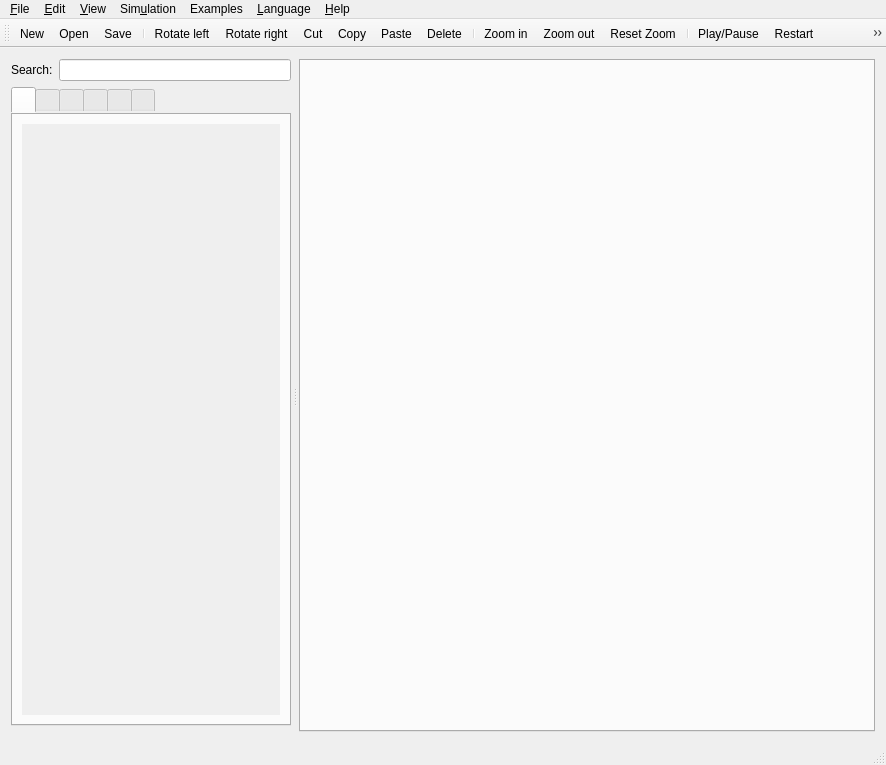
<?xml version="1.0" encoding="UTF-8"?>
<ui version="4.0">
 <class>MainWindow</class>
 <widget class="QMainWindow" name="MainWindow">
  <property name="geometry">
   <rect>
    <x>0</x>
    <y>0</y>
    <width>886</width>
    <height>765</height>
   </rect>
  </property>
  <property name="minimumSize">
   <size>
    <width>0</width>
    <height>150</height>
   </size>
  </property>
  <property name="windowTitle">
   <string notr="true"/>
  </property>
  <property name="windowIcon">
   <iconset resource="resources/toolbar/toolbar.qrc">
    <normaloff>:/toolbar/wpanda.svg</normaloff>:/toolbar/wpanda.svg</iconset>
  </property>
  <property name="toolButtonStyle">
   <enum>Qt::ToolButtonTextBesideIcon</enum>
  </property>
  <property name="unifiedTitleAndToolBarOnMac">
   <bool>true</bool>
  </property>
  <widget class="QWidget" name="centralWidget">
   <layout class="QGridLayout" name="gridLayout_8">
    <item row="0" column="0">
     <widget class="QSplitter" name="splitter">
      <property name="sizePolicy">
       <sizepolicy hsizetype="Preferred" vsizetype="Expanding">
        <horstretch>0</horstretch>
        <verstretch>0</verstretch>
       </sizepolicy>
      </property>
      <property name="frameShape">
       <enum>QFrame::NoFrame</enum>
      </property>
      <property name="lineWidth">
       <number>1</number>
      </property>
      <property name="midLineWidth">
       <number>2</number>
      </property>
      <property name="orientation">
       <enum>Qt::Horizontal</enum>
      </property>
      <property name="opaqueResize">
       <bool>false</bool>
      </property>
      <property name="handleWidth">
       <number>8</number>
      </property>
      <property name="childrenCollapsible">
       <bool>false</bool>
      </property>
      <widget class="QWidget" name="leftPannel" native="true">
       <property name="minimumSize">
        <size>
         <width>280</width>
         <height>0</height>
        </size>
       </property>
       <property name="maximumSize">
        <size>
         <width>600</width>
         <height>16777215</height>
        </size>
       </property>
       <layout class="QVBoxLayout" name="verticalLayout_5">
        <property name="spacing">
         <number>0</number>
        </property>
        <property name="leftMargin">
         <number>0</number>
        </property>
        <property name="topMargin">
         <number>0</number>
        </property>
        <property name="rightMargin">
         <number>0</number>
        </property>
        <property name="bottomMargin">
         <number>0</number>
        </property>
        <item>
         <layout class="QGridLayout" name="gridLayout">
          <item row="1" column="0" colspan="3">
           <widget class="QTabWidget" name="tabElements">
            <property name="sizePolicy">
             <sizepolicy hsizetype="Preferred" vsizetype="Expanding">
              <horstretch>0</horstretch>
              <verstretch>0</verstretch>
             </sizepolicy>
            </property>
            <property name="minimumSize">
             <size>
              <width>220</width>
              <height>0</height>
             </size>
            </property>
            <property name="styleSheet">
             <string notr="true">QTabBar::tab:disabled {
	 width: 0;
	 height: 0;
	 margin: 0;
	 padding: 0;
	 border: none; 
}

QTabWidget::pane {
	margin: 0px 0px 0px 0px; 
}
</string>
            </property>
            <property name="currentIndex">
             <number>0</number>
            </property>
            <widget class="QWidget" name="io">
             <attribute name="icon">
              <iconset resource="resources/input/input.qrc">
               <normaloff>:/input/buttonOff.svg</normaloff>:/input/buttonOff.svg</iconset>
             </attribute>
             <attribute name="title">
              <string/>
             </attribute>
             <attribute name="toolTip">
              <string>Inputs/Outputs</string>
             </attribute>
             <layout class="QGridLayout" name="gridLayout_2">
              <item row="0" column="0">
               <widget class="QScrollArea" name="scrollAreaInOut">
                <property name="frameShape">
                 <enum>QFrame::NoFrame</enum>
                </property>
                <property name="widgetResizable">
                 <bool>true</bool>
                </property>
                <widget class="QWidget" name="scrollAreaWidgetContents_InOut">
                 <property name="geometry">
                  <rect>
                   <x>0</x>
                   <y>0</y>
                   <width>260</width>
                   <height>581</height>
                  </rect>
                 </property>
                 <layout class="QVBoxLayout" name="verticalLayout">
                  <item>
                   <spacer name="verticalSpacer_InOut">
                    <property name="orientation">
                     <enum>Qt::Vertical</enum>
                    </property>
                    <property name="sizeHint" stdset="0">
                     <size>
                      <width>20</width>
                      <height>40</height>
                     </size>
                    </property>
                   </spacer>
                  </item>
                 </layout>
                </widget>
               </widget>
              </item>
             </layout>
            </widget>
            <widget class="QWidget" name="gates">
             <attribute name="icon">
              <iconset resource="resources/basic/basic.qrc">
               <normaloff>:/basic/xor.svg</normaloff>:/basic/xor.svg</iconset>
             </attribute>
             <attribute name="title">
              <string/>
             </attribute>
             <attribute name="toolTip">
              <string>Gates</string>
             </attribute>
             <layout class="QGridLayout" name="gridLayout_6">
              <item row="0" column="1">
               <widget class="QScrollArea" name="scrollAreaGates">
                <property name="frameShape">
                 <enum>QFrame::NoFrame</enum>
                </property>
                <property name="widgetResizable">
                 <bool>true</bool>
                </property>
                <widget class="QWidget" name="scrollAreaWidgetContents_Gates">
                 <property name="geometry">
                  <rect>
                   <x>0</x>
                   <y>0</y>
                   <width>260</width>
                   <height>581</height>
                  </rect>
                 </property>
                 <layout class="QVBoxLayout" name="verticalLayout_2">
                  <item>
                   <spacer name="verticalSpacer_Gates">
                    <property name="orientation">
                     <enum>Qt::Vertical</enum>
                    </property>
                    <property name="sizeHint" stdset="0">
                     <size>
                      <width>20</width>
                      <height>40</height>
                     </size>
                    </property>
                   </spacer>
                  </item>
                 </layout>
                </widget>
               </widget>
              </item>
             </layout>
            </widget>
            <widget class="QWidget" name="memory">
             <attribute name="icon">
              <iconset resource="resources/memory/light/memory_light.qrc">
               <normaloff>:/memory/light/D-flipflop.svg</normaloff>:/memory/light/D-flipflop.svg</iconset>
             </attribute>
             <attribute name="title">
              <string/>
             </attribute>
             <attribute name="toolTip">
              <string>Memory</string>
             </attribute>
             <layout class="QGridLayout" name="gridLayout_5">
              <item row="0" column="1">
               <widget class="QScrollArea" name="scrollAreaMemory">
                <property name="frameShape">
                 <enum>QFrame::NoFrame</enum>
                </property>
                <property name="widgetResizable">
                 <bool>true</bool>
                </property>
                <widget class="QWidget" name="scrollAreaWidgetContents_Memory">
                 <property name="geometry">
                  <rect>
                   <x>0</x>
                   <y>0</y>
                   <width>260</width>
                   <height>581</height>
                  </rect>
                 </property>
                 <layout class="QVBoxLayout" name="verticalLayout_3">
                  <item>
                   <spacer name="verticalSpacer_Memory">
                    <property name="orientation">
                     <enum>Qt::Vertical</enum>
                    </property>
                    <property name="sizeHint" stdset="0">
                     <size>
                      <width>20</width>
                      <height>40</height>
                     </size>
                    </property>
                   </spacer>
                  </item>
                 </layout>
                </widget>
               </widget>
              </item>
             </layout>
            </widget>
            <widget class="QWidget" name="ic">
             <attribute name="icon">
              <iconset resource="resources/basic/basic.qrc">
               <normaloff>:/basic/ic-panda.svg</normaloff>:/basic/ic-panda.svg</iconset>
             </attribute>
             <attribute name="title">
              <string/>
             </attribute>
             <attribute name="toolTip">
              <string>Integrated Circuits</string>
             </attribute>
             <layout class="QGridLayout" name="gridLayout_4">
              <item row="1" column="0">
               <widget class="QScrollArea" name="scrollArea_Box">
                <property name="frameShape">
                 <enum>QFrame::NoFrame</enum>
                </property>
                <property name="widgetResizable">
                 <bool>true</bool>
                </property>
                <widget class="QWidget" name="scrollAreaWidgetContents_IC">
                 <property name="geometry">
                  <rect>
                   <x>0</x>
                   <y>0</y>
                   <width>260</width>
                   <height>549</height>
                  </rect>
                 </property>
                 <layout class="QVBoxLayout" name="verticalLayout_4">
                  <item>
                   <spacer name="verticalSpacer_IC">
                    <property name="orientation">
                     <enum>Qt::Vertical</enum>
                    </property>
                    <property name="sizeHint" stdset="0">
                     <size>
                      <width>20</width>
                      <height>40</height>
                     </size>
                    </property>
                   </spacer>
                  </item>
                 </layout>
                </widget>
               </widget>
              </item>
              <item row="0" column="0">
               <layout class="QHBoxLayout" name="horizontalLayout">
                <item>
                 <widget class="QPushButton" name="pushButtonAddIC">
                  <property name="text">
                   <string>Add IC files</string>
                  </property>
                 </widget>
                </item>
                <item>
                 <widget class="TrashButton" name="pushButtonRemoveIC">
                  <property name="sizePolicy">
                   <sizepolicy hsizetype="Maximum" vsizetype="Fixed">
                    <horstretch>0</horstretch>
                    <verstretch>0</verstretch>
                   </sizepolicy>
                  </property>
                  <property name="text">
                   <string>Remove IC</string>
                  </property>
                  <property name="icon">
                   <iconset resource="resources/toolbar/toolbar.qrc">
                    <normaloff>:/toolbar/trashcan.svg</normaloff>:/toolbar/trashcan.svg</iconset>
                  </property>
                 </widget>
                </item>
               </layout>
              </item>
             </layout>
            </widget>
            <widget class="QWidget" name="misc">
             <attribute name="icon">
              <iconset resource="resources/misc/misc.qrc">
               <normaloff>:/misc/text.png</normaloff>:/misc/text.png</iconset>
             </attribute>
             <attribute name="title">
              <string/>
             </attribute>
             <attribute name="toolTip">
              <string>Miscellaneous</string>
             </attribute>
             <layout class="QGridLayout" name="gridLayout_3">
              <item row="0" column="0">
               <widget class="QScrollArea" name="scrollArea_Misc">
                <property name="frameShape">
                 <enum>QFrame::NoFrame</enum>
                </property>
                <property name="widgetResizable">
                 <bool>true</bool>
                </property>
                <widget class="QWidget" name="scrollAreaWidgetContents_Misc">
                 <property name="geometry">
                  <rect>
                   <x>0</x>
                   <y>0</y>
                   <width>260</width>
                   <height>581</height>
                  </rect>
                 </property>
                 <property name="sizePolicy">
                  <sizepolicy hsizetype="Expanding" vsizetype="Preferred">
                   <horstretch>0</horstretch>
                   <verstretch>0</verstretch>
                  </sizepolicy>
                 </property>
                 <layout class="QVBoxLayout" name="verticalLayout_6">
                  <item>
                   <spacer name="verticalSpacer_Misc">
                    <property name="orientation">
                     <enum>Qt::Vertical</enum>
                    </property>
                    <property name="sizeHint" stdset="0">
                     <size>
                      <width>210</width>
                      <height>227</height>
                     </size>
                    </property>
                   </spacer>
                  </item>
                 </layout>
                </widget>
               </widget>
              </item>
             </layout>
            </widget>
            <widget class="QWidget" name="search">
             <attribute name="title">
              <string/>
             </attribute>
             <layout class="QGridLayout" name="gridLayout_9">
              <item row="0" column="0">
               <widget class="QScrollArea" name="scrollArea_Search">
                <property name="widgetResizable">
                 <bool>true</bool>
                </property>
                <widget class="QWidget" name="scrollAreaWidgetContents_Search">
                 <property name="geometry">
                  <rect>
                   <x>0</x>
                   <y>0</y>
                   <width>258</width>
                   <height>579</height>
                  </rect>
                 </property>
                 <layout class="QVBoxLayout" name="verticalLayout_7">
                  <item>
                   <spacer name="verticalSpacer_Search">
                    <property name="orientation">
                     <enum>Qt::Vertical</enum>
                    </property>
                    <property name="sizeHint" stdset="0">
                     <size>
                      <width>20</width>
                      <height>234</height>
                     </size>
                    </property>
                   </spacer>
                  </item>
                 </layout>
                </widget>
               </widget>
              </item>
             </layout>
            </widget>
           </widget>
          </item>
          <item row="2" column="0" colspan="3">
           <widget class="ElementEditor" name="elementEditor" native="true">
            <property name="sizePolicy">
             <sizepolicy hsizetype="Preferred" vsizetype="Fixed">
              <horstretch>0</horstretch>
              <verstretch>0</verstretch>
             </sizepolicy>
            </property>
            <property name="minimumSize">
             <size>
              <width>0</width>
              <height>0</height>
             </size>
            </property>
            <property name="maximumSize">
             <size>
              <width>16777215</width>
              <height>16777215</height>
             </size>
            </property>
           </widget>
          </item>
          <item row="0" column="0">
           <widget class="QLabel" name="label">
            <property name="sizePolicy">
             <sizepolicy hsizetype="Fixed" vsizetype="Preferred">
              <horstretch>0</horstretch>
              <verstretch>0</verstretch>
             </sizepolicy>
            </property>
            <property name="text">
             <string>Search:</string>
            </property>
           </widget>
          </item>
          <item row="0" column="1" colspan="2">
           <widget class="QLineEdit" name="lineEditSearch">
            <property name="sizePolicy">
             <sizepolicy hsizetype="Expanding" vsizetype="Fixed">
              <horstretch>0</horstretch>
              <verstretch>0</verstretch>
             </sizepolicy>
            </property>
            <property name="clearButtonEnabled">
             <bool>true</bool>
            </property>
           </widget>
          </item>
         </layout>
        </item>
       </layout>
      </widget>
      <widget class="QTabWidget" name="tab">
       <property name="sizePolicy">
        <sizepolicy hsizetype="Expanding" vsizetype="Expanding">
         <horstretch>255</horstretch>
         <verstretch>0</verstretch>
        </sizepolicy>
       </property>
       <property name="minimumSize">
        <size>
         <width>570</width>
         <height>0</height>
        </size>
       </property>
       <property name="maximumSize">
        <size>
         <width>16777215</width>
         <height>16777215</height>
        </size>
       </property>
       <property name="currentIndex">
        <number>-1</number>
       </property>
       <property name="tabsClosable">
        <bool>true</bool>
       </property>
      </widget>
     </widget>
    </item>
   </layout>
  </widget>
  <widget class="QToolBar" name="mainToolBar">
   <property name="contextMenuPolicy">
    <enum>Qt::PreventContextMenu</enum>
   </property>
   <property name="toolButtonStyle">
    <enum>Qt::ToolButtonFollowStyle</enum>
   </property>
   <attribute name="toolBarArea">
    <enum>TopToolBarArea</enum>
   </attribute>
   <attribute name="toolBarBreak">
    <bool>false</bool>
   </attribute>
   <addaction name="actionNew"/>
   <addaction name="actionOpen"/>
   <addaction name="actionSave"/>
   <addaction name="separator"/>
   <addaction name="actionRotateLeft"/>
   <addaction name="actionRotateRight"/>
   <addaction name="actionCut"/>
   <addaction name="actionCopy"/>
   <addaction name="actionPaste"/>
   <addaction name="actionDelete"/>
   <addaction name="separator"/>
   <addaction name="actionZoomIn"/>
   <addaction name="actionZoomOut"/>
   <addaction name="actionResetZoom"/>
   <addaction name="separator"/>
   <addaction name="actionPlay"/>
   <addaction name="actionRestart"/>
   <addaction name="actionWaveform"/>
   <addaction name="actionGamefication"/>
  </widget>
  <widget class="QStatusBar" name="statusBar"/>
  <widget class="QMenuBar" name="menuBar">
   <property name="geometry">
    <rect>
     <x>0</x>
     <y>0</y>
     <width>886</width>
     <height>21</height>
    </rect>
   </property>
   <widget class="QMenu" name="menuFile">
    <property name="title">
     <string>&amp;File</string>
    </property>
    <property name="toolTipsVisible">
     <bool>false</bool>
    </property>
    <widget class="QMenu" name="menuRecentFiles">
     <property name="enabled">
      <bool>false</bool>
     </property>
     <property name="title">
      <string>&amp;Recent files:</string>
     </property>
     <property name="icon">
      <iconset resource="resources/toolbar/toolbar.qrc">
       <normaloff>:/toolbar/recentFiles.svg</normaloff>:/toolbar/recentFiles.svg</iconset>
     </property>
     <addaction name="separator"/>
    </widget>
    <addaction name="actionNew"/>
    <addaction name="actionOpen"/>
    <addaction name="separator"/>
    <addaction name="menuRecentFiles"/>
    <addaction name="actionReloadFile"/>
    <addaction name="separator"/>
    <addaction name="actionSave"/>
    <addaction name="actionSaveAs"/>
    <addaction name="actionExportToArduino"/>
    <addaction name="actionExportToPdf"/>
    <addaction name="actionExportToImage"/>
    <addaction name="separator"/>
    <addaction name="actionExit"/>
    <addaction name="separator"/>
   </widget>
   <widget class="QMenu" name="menuEdit">
    <property name="title">
     <string>&amp;Edit</string>
    </property>
    <addaction name="separator"/>
    <addaction name="actionCut"/>
    <addaction name="actionCopy"/>
    <addaction name="actionPaste"/>
    <addaction name="actionDelete"/>
    <addaction name="separator"/>
    <addaction name="actionRename"/>
    <addaction name="actionChangeTrigger"/>
    <addaction name="separator"/>
    <addaction name="actionRotateLeft"/>
    <addaction name="actionRotateRight"/>
    <addaction name="actionFlipHorizontally"/>
    <addaction name="actionFlipVertically"/>
    <addaction name="separator"/>
    <addaction name="actionSelectAll"/>
    <addaction name="actionClearSelection"/>
   </widget>
   <widget class="QMenu" name="menuHelp">
    <property name="title">
     <string>&amp;Help</string>
    </property>
    <addaction name="actionAbout"/>
    <addaction name="actionAboutQt"/>
    <addaction name="actionAboutThisVersion"/>
   </widget>
   <widget class="QMenu" name="menuView">
    <property name="title">
     <string>&amp;View</string>
    </property>
    <widget class="QMenu" name="menuTheme">
     <property name="title">
      <string>&amp;Theme</string>
     </property>
     <addaction name="actionLightTheme"/>
     <addaction name="actionDarkTheme"/>
    </widget>
    <addaction name="actionZoomIn"/>
    <addaction name="actionZoomOut"/>
    <addaction name="actionResetZoom"/>
    <addaction name="separator"/>
    <addaction name="actionWires"/>
    <addaction name="actionGates"/>
    <addaction name="separator"/>
    <addaction name="actionFastMode"/>
    <addaction name="separator"/>
    <addaction name="menuTheme"/>
    <addaction name="actionFullscreen"/>
    <addaction name="actionLabelsUnderIcons"/>
   </widget>
   <widget class="QMenu" name="menuLanguage">
    <property name="title">
     <string>&amp;Language</string>
    </property>
    <addaction name="actionEnglish"/>
    <addaction name="actionPortuguese"/>
   </widget>
   <widget class="QMenu" name="menuSimulation">
    <property name="title">
     <string>Sim&amp;ulation</string>
    </property>
    <addaction name="actionPlay"/>
    <addaction name="actionRestart"/>
    <addaction name="actionWaveform"/>
    <addaction name="actionGamefication"/>
    <addaction name="actionMute"/>
   </widget>
   <widget class="QMenu" name="menuExamples">
    <property name="title">
     <string>Examples</string>
    </property>
   </widget>
   <addaction name="menuFile"/>
   <addaction name="menuEdit"/>
   <addaction name="menuView"/>
   <addaction name="menuSimulation"/>
   <addaction name="menuExamples"/>
   <addaction name="menuLanguage"/>
   <addaction name="menuHelp"/>
  </widget>
  <action name="actionOpen">
   <property name="icon">
    <iconset resource="resources/toolbar/toolbar.qrc">
     <normaloff>:/toolbar/folder.svg</normaloff>:/toolbar/folder.svg</iconset>
   </property>
   <property name="text">
    <string>&amp;Open...</string>
   </property>
   <property name="toolTip">
    <string>Open</string>
   </property>
   <property name="shortcut">
    <string>Ctrl+O</string>
   </property>
  </action>
  <action name="actionSave">
   <property name="icon">
    <iconset resource="resources/toolbar/toolbar.qrc">
     <normaloff>:/toolbar/save.svg</normaloff>:/toolbar/save.svg</iconset>
   </property>
   <property name="text">
    <string>&amp;Save</string>
   </property>
   <property name="shortcut">
    <string>Ctrl+S</string>
   </property>
  </action>
  <action name="actionSaveAs">
   <property name="icon">
    <iconset resource="resources/toolbar/toolbar.qrc">
     <normaloff>:/toolbar/save.svg</normaloff>:/toolbar/save.svg</iconset>
   </property>
   <property name="text">
    <string>Save &amp;As...</string>
   </property>
   <property name="shortcut">
    <string>Ctrl+Shift+S</string>
   </property>
  </action>
  <action name="actionCut">
   <property name="icon">
    <iconset resource="resources/toolbar/toolbar.qrc">
     <normaloff>:/toolbar/cut.svg</normaloff>:/toolbar/cut.svg</iconset>
   </property>
   <property name="text">
    <string>Cu&amp;t</string>
   </property>
   <property name="shortcut">
    <string>Ctrl+X</string>
   </property>
  </action>
  <action name="actionCopy">
   <property name="icon">
    <iconset resource="resources/toolbar/toolbar.qrc">
     <normaloff>:/toolbar/copy.svg</normaloff>:/toolbar/copy.svg</iconset>
   </property>
   <property name="text">
    <string>&amp;Copy</string>
   </property>
   <property name="shortcut">
    <string>Ctrl+C</string>
   </property>
  </action>
  <action name="actionPaste">
   <property name="icon">
    <iconset resource="resources/toolbar/toolbar.qrc">
     <normaloff>:/toolbar/paste.svg</normaloff>:/toolbar/paste.svg</iconset>
   </property>
   <property name="text">
    <string>&amp;Paste</string>
   </property>
   <property name="shortcut">
    <string>Ctrl+V</string>
   </property>
  </action>
  <action name="actionDelete">
   <property name="icon">
    <iconset>
     <normalon>:/toolbar/delete.svg</normalon>
    </iconset>
   </property>
   <property name="text">
    <string>&amp;Delete</string>
   </property>
   <property name="shortcut">
    <string>Del</string>
   </property>
  </action>
  <action name="actionNew">
   <property name="icon">
    <iconset resource="resources/toolbar/toolbar.qrc">
     <normaloff>:/toolbar/new.svg</normaloff>:/toolbar/new.svg</iconset>
   </property>
   <property name="text">
    <string>&amp;New</string>
   </property>
   <property name="shortcut">
    <string>Ctrl+N</string>
   </property>
  </action>
  <action name="actionZoomIn">
   <property name="icon">
    <iconset resource="resources/toolbar/toolbar.qrc">
     <normaloff>:/toolbar/zoomIn.svg</normaloff>:/toolbar/zoomIn.svg</iconset>
   </property>
   <property name="text">
    <string>Zoom &amp;in</string>
   </property>
   <property name="shortcut">
    <string>Ctrl+=</string>
   </property>
  </action>
  <action name="actionZoomOut">
   <property name="icon">
    <iconset resource="resources/toolbar/toolbar.qrc">
     <normaloff>:/toolbar/zoomOut.svg</normaloff>:/toolbar/zoomOut.svg</iconset>
   </property>
   <property name="text">
    <string>Zoom &amp;out</string>
   </property>
   <property name="shortcut">
    <string>Ctrl+-</string>
   </property>
  </action>
  <action name="actionWires">
   <property name="checkable">
    <bool>true</bool>
   </property>
   <property name="checked">
    <bool>true</bool>
   </property>
   <property name="icon">
    <iconset resource="resources/toolbar/toolbar.qrc">
     <normaloff>:/toolbar/wires.svg</normaloff>:/toolbar/wires.svg</iconset>
   </property>
   <property name="text">
    <string>&amp;Wires</string>
   </property>
   <property name="shortcut">
    <string>Ctrl+1</string>
   </property>
  </action>
  <action name="actionGates">
   <property name="checkable">
    <bool>true</bool>
   </property>
   <property name="checked">
    <bool>true</bool>
   </property>
   <property name="icon">
    <iconset resource="resources/basic/basic.qrc">
     <normaloff>:/basic/nor.svg</normaloff>:/basic/nor.svg</iconset>
   </property>
   <property name="text">
    <string>&amp;Gates</string>
   </property>
   <property name="shortcut">
    <string>Ctrl+2</string>
   </property>
  </action>
  <action name="actionAbout">
   <property name="icon">
    <iconset resource="resources/toolbar/toolbar.qrc">
     <normaloff>:/toolbar/help.svg</normaloff>:/toolbar/help.svg</iconset>
   </property>
   <property name="text">
    <string>&amp;About</string>
   </property>
   <property name="shortcut">
    <string>F1</string>
   </property>
  </action>
  <action name="actionExit">
   <property name="icon">
    <iconset resource="resources/toolbar/toolbar.qrc">
     <normaloff>:/toolbar/exit.svg</normaloff>:/toolbar/exit.svg</iconset>
   </property>
   <property name="text">
    <string>&amp;Exit</string>
   </property>
   <property name="shortcut">
    <string>Ctrl+Q</string>
   </property>
  </action>
  <action name="actionRotateRight">
   <property name="icon">
    <iconset resource="resources/toolbar/toolbar.qrc">
     <normaloff>:/toolbar/rotateR.svg</normaloff>:/toolbar/rotateR.svg</iconset>
   </property>
   <property name="text">
    <string>R&amp;otate right</string>
   </property>
   <property name="shortcut">
    <string>Ctrl+R</string>
   </property>
  </action>
  <action name="actionRotateLeft">
   <property name="icon">
    <iconset resource="resources/toolbar/toolbar.qrc">
     <normaloff>:/toolbar/rotateL.svg</normaloff>:/toolbar/rotateL.svg</iconset>
   </property>
   <property name="text">
    <string>Rotate &amp;left</string>
   </property>
   <property name="shortcut">
    <string>Ctrl+Shift+R</string>
   </property>
  </action>
  <action name="actionAboutQt">
   <property name="icon">
    <iconset resource="resources/toolbar/toolbar.qrc">
     <normaloff>:/toolbar/helpQt.svg</normaloff>:/toolbar/helpQt.svg</iconset>
   </property>
   <property name="text">
    <string>About &amp;Qt</string>
   </property>
  </action>
  <action name="actionSelectAll">
   <property name="icon">
    <iconset resource="resources/toolbar/toolbar.qrc">
     <normaloff>:/toolbar/selectAll.svg</normaloff>:/toolbar/selectAll.svg</iconset>
   </property>
   <property name="text">
    <string>&amp;Select all</string>
   </property>
   <property name="shortcut">
    <string>Ctrl+A</string>
   </property>
  </action>
  <action name="actionReloadFile">
   <property name="icon">
    <iconset resource="resources/toolbar/toolbar.qrc">
     <normaloff>:/toolbar/reloadFile.svg</normaloff>:/toolbar/reloadFile.svg</iconset>
   </property>
   <property name="text">
    <string>Re&amp;load File</string>
   </property>
   <property name="shortcut">
    <string>Ctrl+F5</string>
   </property>
  </action>
  <action name="actionExportToArduino">
   <property name="icon">
    <iconset resource="resources/toolbar/toolbar.qrc">
     <normaloff>:/toolbar/arduino.svg</normaloff>:/toolbar/arduino.svg</iconset>
   </property>
   <property name="text">
    <string>E&amp;xport to Arduino</string>
   </property>
   <property name="shortcut">
    <string>Ctrl+Alt+I</string>
   </property>
  </action>
  <action name="actionResetZoom">
   <property name="icon">
    <iconset resource="resources/toolbar/toolbar.qrc">
     <normaloff>:/toolbar/zoomReset.svg</normaloff>:/toolbar/zoomReset.svg</iconset>
   </property>
   <property name="text">
    <string>&amp;Reset Zoom</string>
   </property>
   <property name="shortcut">
    <string>Ctrl+0</string>
   </property>
  </action>
  <action name="actionExportToPdf">
   <property name="icon">
    <iconset resource="resources/toolbar/toolbar.qrc">
     <normaloff>:/toolbar/pdf.svg</normaloff>:/toolbar/pdf.svg</iconset>
   </property>
   <property name="text">
    <string>Export to &amp;PDF</string>
   </property>
   <property name="shortcut">
    <string>Ctrl+Shift+P</string>
   </property>
  </action>
  <action name="actionEnglish">
   <property name="icon">
    <iconset resource="resources/toolbar/toolbar.qrc">
     <normaloff>:/toolbar/usa.svg</normaloff>:/toolbar/usa.svg</iconset>
   </property>
   <property name="text">
    <string>&amp;English</string>
   </property>
  </action>
  <action name="actionPortuguese">
   <property name="icon">
    <iconset resource="resources/toolbar/toolbar.qrc">
     <normaloff>:/toolbar/brasil.svg</normaloff>:/toolbar/brasil.svg</iconset>
   </property>
   <property name="text">
    <string>&amp;Portuguese</string>
   </property>
  </action>
  <action name="actionPlay">
   <property name="checkable">
    <bool>true</bool>
   </property>
   <property name="icon">
    <iconset resource="resources/toolbar/toolbar.qrc">
     <normaloff>:/toolbar/play.svg</normaloff>
     <normalon>:/toolbar/pause.svg</normalon>:/toolbar/play.svg</iconset>
   </property>
   <property name="text">
    <string>&amp;Play/Pause</string>
   </property>
   <property name="toolTip">
    <string>Play or Pause simulation.</string>
   </property>
   <property name="shortcut">
    <string>F5</string>
   </property>
  </action>
  <action name="actionRename">
   <property name="icon">
    <iconset resource="resources/toolbar/toolbar.qrc">
     <normaloff>:/toolbar/rename.svg</normaloff>:/toolbar/rename.svg</iconset>
   </property>
   <property name="text">
    <string>&amp;Rename</string>
   </property>
   <property name="shortcut">
    <string>F2</string>
   </property>
  </action>
  <action name="actionChangeTrigger">
   <property name="icon">
    <iconset resource="resources/input/input.qrc">
     <normaloff>:/input/buttonOff.svg</normaloff>:/input/buttonOff.svg</iconset>
   </property>
   <property name="text">
    <string>Cha&amp;nge Trigger</string>
   </property>
   <property name="shortcut">
    <string>F3</string>
   </property>
  </action>
  <action name="actionClearSelection">
   <property name="icon">
    <iconset resource="resources/toolbar/toolbar.qrc">
     <normaloff>:/toolbar/clearSelection.svg</normaloff>:/toolbar/clearSelection.svg</iconset>
   </property>
   <property name="text">
    <string>Cl&amp;ear selection</string>
   </property>
   <property name="shortcut">
    <string>Esc</string>
   </property>
  </action>
  <action name="actionFastMode">
   <property name="checkable">
    <bool>true</bool>
   </property>
   <property name="icon">
    <iconset resource="resources/toolbar/toolbar.qrc">
     <normaloff>:/toolbar/fast.svg</normaloff>:/toolbar/fast.svg</iconset>
   </property>
   <property name="text">
    <string>&amp;Fast Mode</string>
   </property>
  </action>
  <action name="actionLightTheme">
   <property name="checkable">
    <bool>true</bool>
   </property>
   <property name="checked">
    <bool>true</bool>
   </property>
   <property name="text">
    <string>&amp;Panda Light</string>
   </property>
  </action>
  <action name="actionDarkTheme">
   <property name="checkable">
    <bool>true</bool>
   </property>
   <property name="text">
    <string>Panda &amp;Dark</string>
   </property>
  </action>
  <action name="actionWaveform">
   <property name="icon">
    <iconset resource="resources/toolbar/toolbar.qrc">
     <normaloff>:/toolbar/dolphin_icon.svg</normaloff>:/toolbar/dolphin_icon.svg</iconset>
   </property>
   <property name="text">
    <string>&amp;Waveform</string>
   </property>
   <property name="shortcut">
    <string>Ctrl+W</string>
   </property>
  </action>
  <action name="actionGamefication">
   <property name="icon">
    <iconset resource="resources/toolbar/toolbar.qrc">
     <normaloff>:/toolbar/gamefication_icon.svg</normaloff>:/toolbar/gamefication_icon.svg</iconset>
   </property>
   <property name="text">
    <string>&amp;Gamefication</string>
   </property>
   <property name="shortcut">
    <string>Ctrl+G</string>
   </property>
  </action>
  <action name="actionExportToImage">
   <property name="icon">
    <iconset resource="resources/toolbar/toolbar.qrc">
     <normaloff>:/toolbar/png.svg</normaloff>:/toolbar/png.svg</iconset>
   </property>
   <property name="text">
    <string>Export to &amp;Image</string>
   </property>
   <property name="shortcut">
    <string>Ctrl+E</string>
   </property>
  </action>
  <action name="actionFlipHorizontally">
   <property name="text">
    <string>&amp;Flip horizontally</string>
   </property>
   <property name="shortcut">
    <string>Ctrl+H</string>
   </property>
  </action>
  <action name="actionFlipVertically">
   <property name="text">
    <string>Flip &amp;vertically</string>
   </property>
  </action>
  <action name="actionFullscreen">
   <property name="text">
    <string>F&amp;ullscreen</string>
   </property>
   <property name="shortcut">
    <string>F11</string>
   </property>
  </action>
  <action name="actionMute">
   <property name="checkable">
    <bool>true</bool>
   </property>
   <property name="icon">
    <iconset resource="resources/output/output.qrc">
     <normaloff>:/output/buzzer/BuzzerOff.svg</normaloff>
     <normalon>:/toolbar/mute.svg</normalon>:/output/buzzer/BuzzerOff.svg</iconset>
   </property>
   <property name="text">
    <string>Mute</string>
   </property>
   <property name="statusTip">
    <string>Mutes and unmutes circuit buzzers</string>
   </property>
   <property name="shortcut">
    <string>Ctrl+M</string>
   </property>
  </action>
  <action name="actionLabelsUnderIcons">
   <property name="checkable">
    <bool>true</bool>
   </property>
   <property name="text">
    <string>Labels under icons</string>
   </property>
  </action>
  <action name="actionAboutThisVersion">
   <property name="text">
    <string>About this version</string>
   </property>
  </action>
  <action name="actionRestart">
   <property name="icon">
    <iconset resource="resources/toolbar/toolbar.qrc">
     <normaloff>:/toolbar/reset.svg</normaloff>:/toolbar/reset.svg</iconset>
   </property>
   <property name="text">
    <string>&amp;Restart</string>
   </property>
   <property name="toolTip">
    <string>Restart simulation.</string>
   </property>
  </action>
 </widget>
 <layoutdefault spacing="6" margin="11"/>
 <customwidgets>
  <customwidget>
   <class>ElementEditor</class>
   <extends>QWidget</extends>
   <header>elementeditor.h</header>
   <container>1</container>
  </customwidget>
  <customwidget>
   <class>TrashButton</class>
   <extends>QPushButton</extends>
   <header>trashbutton.h</header>
  </customwidget>
 </customwidgets>
 <tabstops>
  <tabstop>lineEditSearch</tabstop>
  <tabstop>tabElements</tabstop>
  <tabstop>scrollAreaInOut</tabstop>
  <tabstop>scrollAreaMemory</tabstop>
  <tabstop>scrollArea_Box</tabstop>
  <tabstop>scrollAreaGates</tabstop>
 </tabstops>
 <resources>
  <include location="resources/memory/light/memory_light.qrc"/>
  <include location="resources/misc/misc.qrc"/>
  <include location="resources/input/input.qrc"/>
  <include location="resources/input/input.qrc"/>
  <include location="resources/output/output.qrc"/>
  <include location="resources/basic/basic.qrc"/>
  <include location="resources/toolbar/toolbar.qrc"/>
 </resources>
 <connections/>
</ui>
